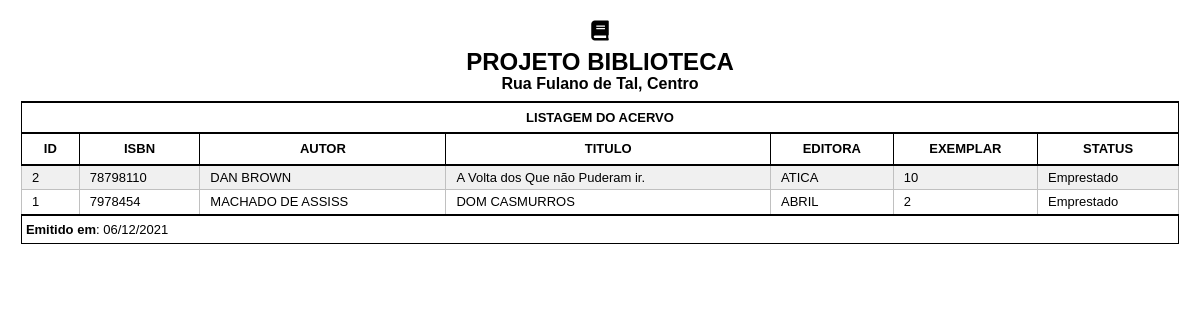
Page /relatorios/listaacervo.php on the committed database.
### tables this page shows
CREATE TABLE `tbacervo` (
  `id_acervo` int(11) UNSIGNED NOT NULL,
  `isbn` varchar(13) DEFAULT NULL,
  `autor` varchar(50) DEFAULT NULL,
  `titulo` varchar(80) DEFAULT NULL,
  `ano_publicacao` int(4) DEFAULT NULL,
  `editora` varchar(30) DEFAULT NULL,
  `npaginas` int(11) DEFAULT NULL,
  `exemplar` int(2) DEFAULT NULL,
  `status` char(1) DEFAULT NULL
);

### db/PdoConexao.class.php (called while the page is built)
<?php
class PdoConexao{
	private static $instancia;
	public static function getInstancia(){
			if(!isset(self::$instancia)){
				try{
					$dns = 'mysql:host=localhost;dbname=dbbiblioteca';
					$usuario = 'root';
					$senha = '';
					self::$instancia = new PDO($dns,$usuario,$senha);
					self::$instancia->setAttribute(PDO::ATTR_ERRMODE, PDO::ERRMODE_EXCEPTION);
				}catch(PDOException $excecao){
					echo $excecao->getMessage();
					exit();
				}
			}
			return self::$instancia;
	}
}
?>

### db/AcervoCRUD.class.php (called while the page is built, shortened)
<?php
class AcervoCRUD implements InterfaceCRUD{
	private $instanciaConexaoPdoAtiva;
	public function __construct(){
		$this->instanciaConexaoPdoAtiva = PdoConexao::getInstancia();
	}
	public function consultar($sql){
		try{
			$operacao= $this->instanciaConexaoPdoAtiva->prepare($sql);
			$operacao->execute();
			$linhas = $operacao->fetchAll();
			return $linhas;
		}catch(PDOException $excecao){
			echo $excecao->getMessage();
		}
	}
}
?>

### relatorios/listaacervo.php (the view, shortened to what this page needs)
<html>
  <head>
     <link rel="stylesheet" href="../plugins/fontawesome-free/css/all.min.css" type="text/css">
	 <link rel="stylesheet" href="style.css" type="text/css">
  </head>
  <body>
	<center>
	<i class="fa fa-book"></i>
    <h2>PROJETO BIBLIOTECA</h2>
	<h3>Rua Fulano de Tal, Centro</h3>
	</center>
	<table width="100%" border="1px">
	  <thead>
	       <tr>
		       <th colspan="100%">LISTAGEM DO ACERVO</th>
		   </tr>
		   <tr>
				<th width="5%">ID</th>
				<th>ISBN</th>
				<th>AUTOR</th>
				<th>TITULO</th>
				<th>EDITORA</th>
				<th>EXEMPLAR</th>
				<th>STATUS</th>
			</tr>
	  </thead>
	  <tbody>
		   <?php
			  include('../db/PdoConexao.class.php');
			  include('../db/AcervoCRUD.class.php');
			  $acervoCRUD = new AcervoCRUD();
			  $sql = "select * from tbacervo order by titulo";
			  $pesquisa = $acervoCRUD->consultar($sql);
			  foreach($pesquisa as $linha){
				 echo '<tr>
						   <td>'.$linha['id_acervo'].'</td>
						   <td>'.$linha['isbn'].'</td>
						   <td>'.$linha['autor'].'</td>
						   <td>'.$linha['titulo'].'</td>
						   <td>'.$linha['editora'].'</td>
						   <td>'.$linha['exemplar'].'</td>';
						if($linha['status'] == 'd'){
							echo '<td>Disponível</td>';
						}else{
							echo '<td>Emprestado</td>';
						}
				echo'	</tr>';
			  }
		   ?>
	  </tbody>
	  <tfoot>
	    <tr>
		     <td colspan="100%"><b>Emitido em</b>: <?php echo date('d/m/Y');?></td>
		</tr>
	  </tfoot>
	</table>
  </body>
</html>

### relatorios/style.css (style rules this page uses)
body { margin: 0.5cm; padding:2px; font: 15pt Georgia, "Verdana", Times, serif; color: #000; }
h2 { font-size: 18pt; font-family:calibri,helvetica,arial,sans-serif; line-height: 0.1em; padding:0; }
h3 { font-size: 12pt; font-family:calibri,helvetica,arial,sans-serif; line-height: 0.1em; padding:0; }
table,td { border : 1px solid #000; border-collapse : collapse; font : small/1.5 "Tahoma", "Bitstream Vera Sans", Verdana, Helvetica, sans-serif; }
table { border :1px solid #000; }
thead th, tbody th { color : #000; padding : 5px 10px; border-top : 2px solid #000; border-bottom : 2px solid #000; border-left : 1px solid #000; border-right : 1px solid #000; }
tbody tr td { padding : 2px 10px; border-top : 1px solid #000; color : #000; border: 1.2px solid #C0C0C0; }
table tbody tr:nth-child(2n+1) { background: #F0F0F0; }
tfoot td, tfoot th { border-left : none; border-top : 2px solid #000; padding : 4px; background : #FFF; color : #0; }

### rows in the picture
tbacervo: id_acervo "2", isbn "78798110", autor "DAN BROWN", titulo "A Volta dos Que não Puderam ir.", editora "ATICA", exemplar "10", status "Emprestado"
tbacervo: id_acervo "1", isbn "7978454", autor "MACHADO DE ASSISS", titulo "DOM CASMURROS", editora "ABRIL", exemplar "2", status "Emprestado"
